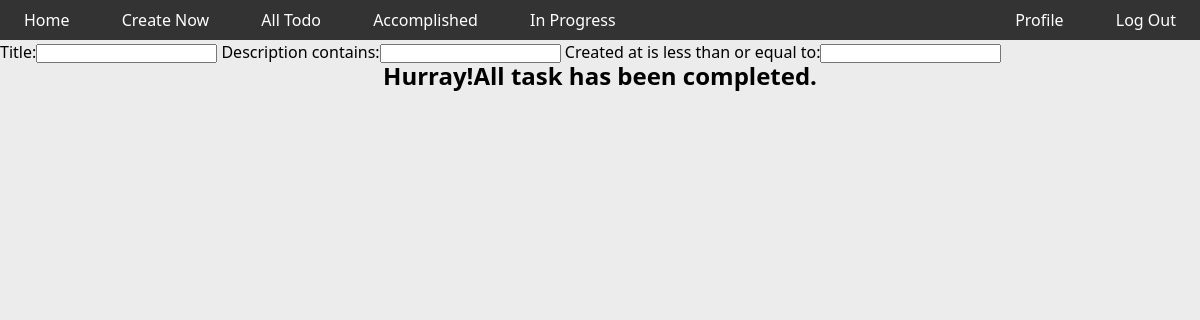
The page /iinprogress (signed in) on the database as committed earlier.
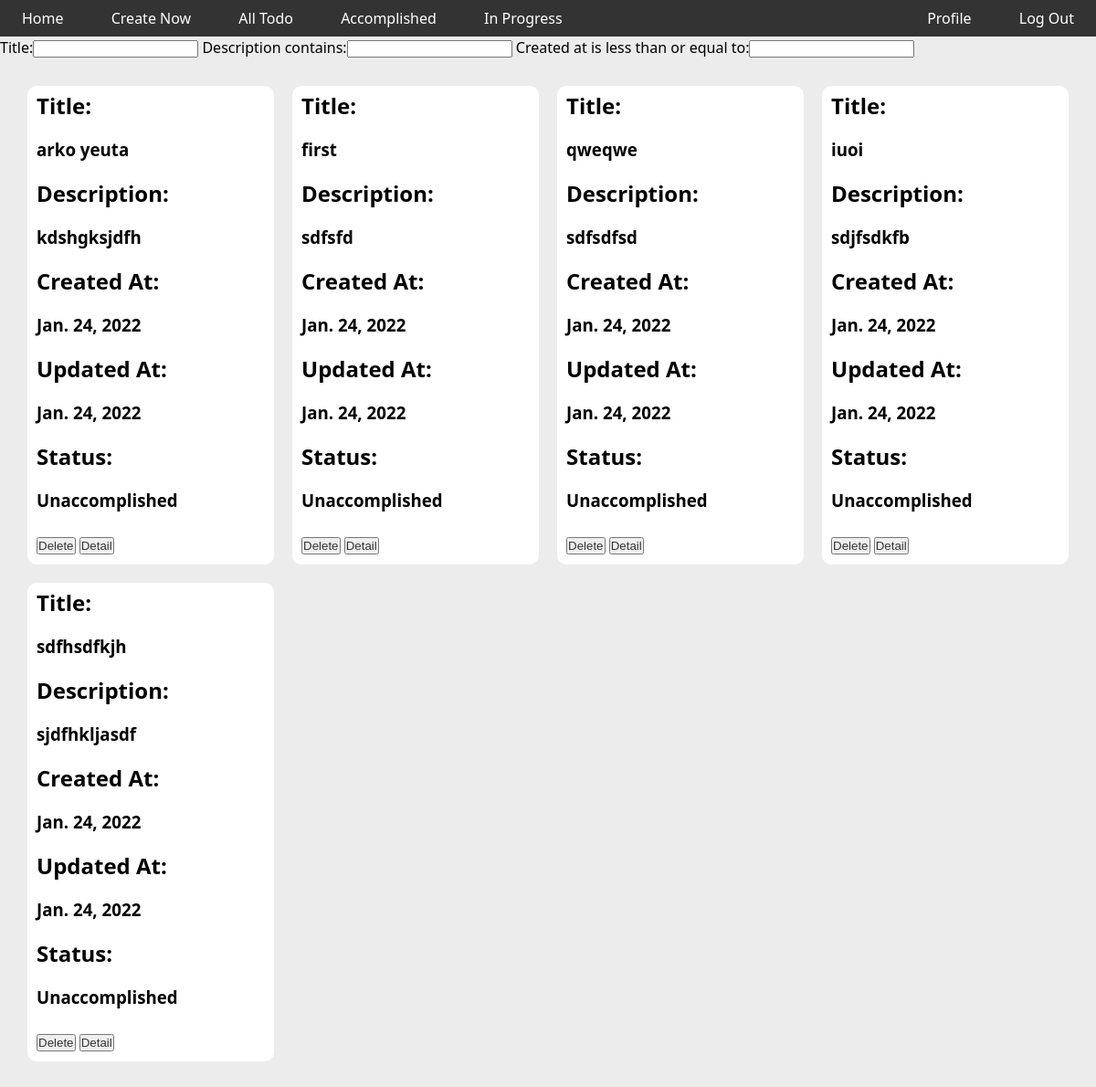
The same page on the database as committed later.
### Todo_list/models.py (models this page shows, shortened)
class Todo(models.Model):
    COMPLETED = (
        ('Accomplished','Accomplished'),
        ('Unaccomplished','Unaccomplished'),
    )
    profile = models.ForeignKey(Profile,on_delete=models.CASCADE)
    title = models.CharField(max_length=100)
    description = models.CharField(max_length=200, blank = False, null = False)
    created_at = models.DateField(auto_now_add=True)
    updated_at = models.DateField(auto_now=True)
    completed = models.CharField(max_length=30, choices=COMPLETED,default='Unaccomplished')
    notify = models.BooleanField(default = True)
    slug = models.SlugField(max_length=250,null = True, blank=True)
    class Meta:
        ordering = ('-created_at', )

### Todo_list/views.py (the view)
# urls.py: path('iinprogress', views.TodoInprogress,name = 'todo-inprogress'),
@login_required
def TodoInprogress(request):
    context = {}
    profile = request.user.profile
    todo_inprogress = profile.todo_set.filter(completed = "Unaccomplished")
    myFilter = SearchFilter(request.GET, queryset = todo_inprogress)
    todo_inprogress = myFilter.qs
    context = {'todo_inprogress':todo_inprogress, 'myFilter': myFilter}
    return render(request,'Todo_list/todo_inprogress.html',context)

### Todo_list/templates/Todo_list/todo_inprogress.html
{% extends 'Todo_list/index.html' %}
{% block content %}
    <div class = "container">
        <div class = "search_filter">
            <form method = "GET">
                {{myFilter.form}}
            </form>
        </div>
        {% if todo_inprogress %}
            <section>
                <div id = "todo-container">
                    {% for todo in todo_inprogress %}
                        <div class = "todo-detail">
                            <h2>Title:</h2>
                            <br><h3>{{todo.title}}</h3><br>
                            <h2>Description:</h2>
                            <br><h3>{{todo.description}}</h3><br>
                            <h2>Created At:</h2>
                            <br><h3>{{todo.created_at}}</h3><br>
                            <h2>Updated At:</h2>
                            <br><h3>{{todo.updated_at}}</h3><br>
                            <h2>Status:</h2>
                            <br><h3>{{todo.completed}}</h3><br>
                            <button><a href = "{% url 'delete-todo' todo.slug %}">Delete</a></button>
                            <button><a href = "{% url 'todo-detail' todo.slug %}">Detail</a></button>
                        </div>
                    {% endfor %}
                </div>
            </section>
        {% else %}
            <h2 style = "text-align:center;">Hurray!All task has been completed.</h2>
        {% endif %}
    </div>
{% endblock %}

### Todo_list/templates/Todo_list/index.html (shortened to what this page needs)
{% load static %}
<!DOCTYPE html>
<html lang="en">
<head>
    <link rel="stylesheet" href="{% static 'css/style.css' %}">
</head>
<body>
    <nav id="navbar">
        <div class="flex-container">
            {% if user.is_authenticated %}
                <div>
                    <a href="{% url 'home' %}" >Home</a>
                    <a href="{% url 'create-todo' %}">Create Now</a>
                    <a href="{% url 'todo-list' %}">All Todo</a>
                    <a href="{% url 'todo-accomplished' %}">Accomplished</a>
                    <a href="{% url 'todo-inprogress' %}">In Progress</a>
                </div>
                <div>
                    <a href="{% url 'profile' %}">Profile</a>
                    <a href="{% url 'logout' %}">Log Out</a>
                </div>
            {% endif %}
        </div>
    </nav>
    {% block content %}
    {% endblock %}
</body>
</html>

### Todo_list/static/css/style.css (style rules this page uses)
* { margin: 0; padding: 0; box-sizing: border-box; }
body { font-family: 'Segoe UI', Tahoma, Geneva, Verdana, sans-serif; line-height: 1.5rem; background: rgb(236, 236, 236); }
a { text-decoration: none; color: #333; }
#navbar { background: #333; padding: 0.5rem 0; position: sticky; }
#navbar a { color: #fff; padding: 0 1.5rem; }
.flex-container { display: flex; justify-content: space-between; }
.profile-container p, a { padding-bottom: 20px; }
#todo-container { display: grid; grid-template-columns: 3fr 3fr 3fr 3fr; padding: 20px; }
.todo-detail { border: 1px solid #000; padding: 10px; background: #fff; border-radius: 10px; border-style: none; margin: 10px; }

Rows that differ between the two databases and show on the page:
added Todo: title "arko yeuta", description "kdshgksjdfh", created_at "Jan. 24, 2022", updated_at "Jan. 24, 2022", completed "Unaccomplished"
added Todo: title "first", description "sdfsfd", created_at "Jan. 24, 2022", updated_at "Jan. 24, 2022", completed "Unaccomplished"
added Todo: title "qweqwe", description "sdfsdfsd", created_at "Jan. 24, 2022", updated_at "Jan. 24, 2022", completed "Unaccomplished"
added Todo: title "iuoi", description "sdjfsdkfb", created_at "Jan. 24, 2022", updated_at "Jan. 24, 2022", completed "Unaccomplished"
added Todo: title "sdfhsdfkjh", description "sjdfhkljasdf", created_at "Jan. 24, 2022", updated_at "Jan. 24, 2022", completed "Unaccomplished"
Other text that changed with them:
text no longer shown: "Hurray!All task has been completed."
